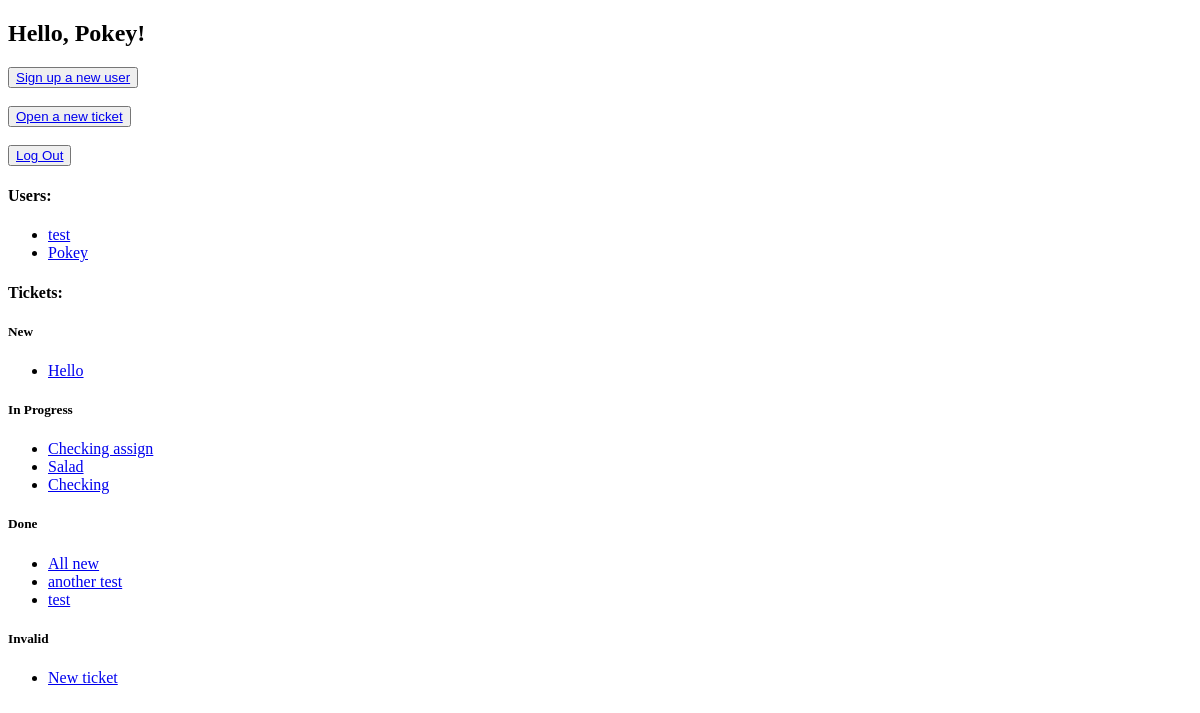
/ (signed in), run on an earlier commit of the app's database.
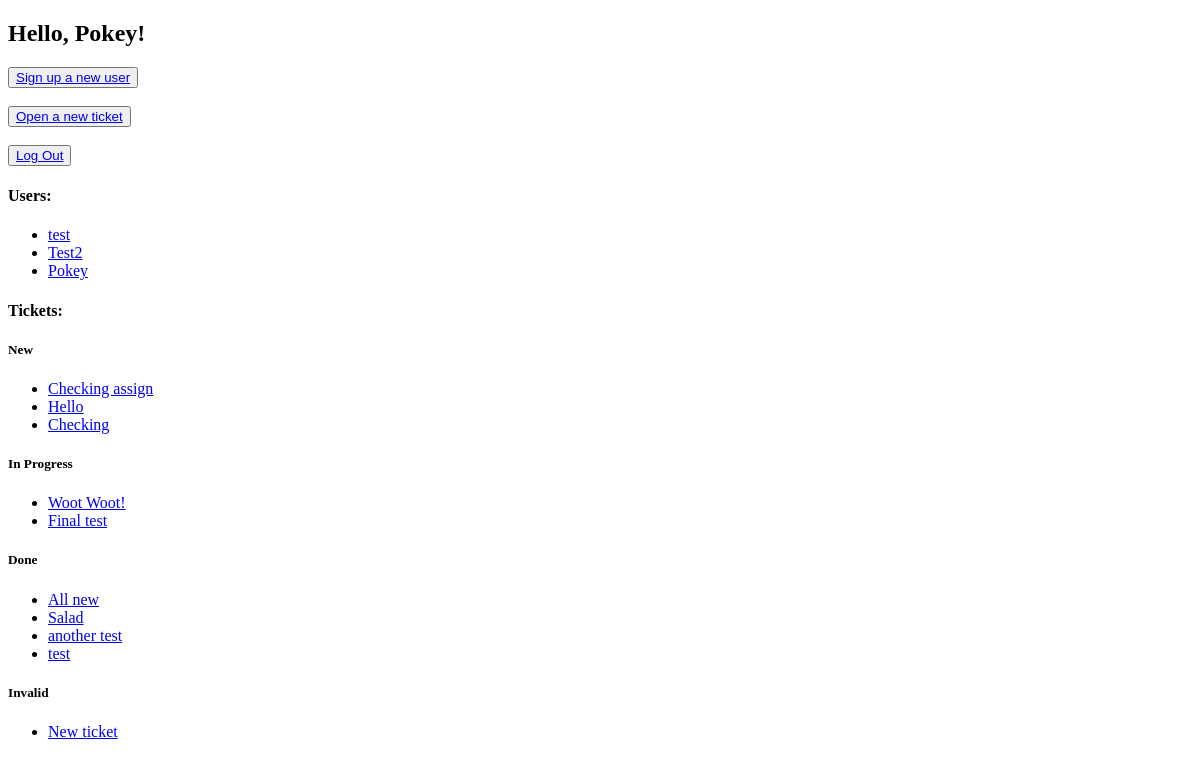
And on a later commit of the database.
### bugs_app/models.py (models this page shows)
class MyUser(AbstractUser):
    display_name = models.CharField(blank=True, null=True, max_length=80)

class Ticket(models.Model):
    OPTIONS = (('N', 'New'), ('P', 'In Progress'), ('D', 'Done'), ('I', 'Invalid'))
    status = models.CharField(max_length=1, choices=OPTIONS)
    title = models.CharField(max_length=80)
    time_created = models.DateTimeField(default=timezone.now)
    description = models.TextField()
    creator = models.ForeignKey(MyUser, null=True, unique=False, related_name="creator", on_delete=models.SET_NULL)
    owner = models.ForeignKey(MyUser, null=True, unique=False, related_name="owner", on_delete=models.SET_NULL)
    last_owner = models.ForeignKey(MyUser, null=True, unique=False, related_name="last_owner", on_delete=models.SET_NULL)

### bugs_app/views.py (the view)
# urls.py: path('', views.index, name="homepage"),
@login_required
def index(request):
    tickets = Ticket.objects.all().order_by('-time_created')
    users = MyUser.objects.all().order_by('-display_name')
    return render(request, 'index.html', {"tickets": tickets, "users": users})

### templates/index.html (shortened to what this page needs)
<!DOCTYPE html>
<html lang="en">
  <head>
  </head>
  <body>
    <div>
      {% if request.user.is_authenticated %}
      <h2>Hello, {{ request.user.display_name }}!</h2>
      {% if request.user.is_staff %}
      <button>
          <a href="/signup/">Sign up a new user</a>
      </button>
      {% endif %}
      <button>
        <a href="/newticket/">Open a new ticket</a>
      </button>
      <button>
        <a href="/logout/">Log Out</a>
      </button>
      {% else %}
      <button>
        <a href="/login/">Log In</a>
      </button>
      {% endif %}
    </div>
<div>
<h4>Users:</h4>
<ul>
{% for user in users %}
<li>
    <a href="/user/{{ user.id }}/">{{ user.display_name }}</a>
</li>
{% endfor %}
</ul>
</div>
    <div>
        <h4>Tickets:</h4>
    <div>
        <h5>New</h5>
        <ul>
          {% for ticket in tickets %}
          {% if ticket.status == 'N' %}
          <li>
            <a href="/ticket/{{ ticket.id }}/"
              >{{ ticket.title }}
            </a>
          </li>
          {% endif %}
          {% endfor %}
        </ul>
      </div>
      <div>
        <h5>In Progress</h5>
        <ul>
          {% for ticket in tickets %}
          {% if ticket.status == 'P' %}
          <li>
            <a href="/ticket/{{ ticket.id }}/"
              >{{ ticket.title }}
            </a>
          </li>
          {% endif %}
          {% endfor %}
        </ul>
      </div>
      <div>
        <h5>Done</h5>
        <ul>
          {% for ticket in tickets %}
          {% if ticket.status == 'D' %}
          <li>
            <a href="/ticket/{{ ticket.id }}/"
              >{{ ticket.title }}
            </a>
          </li>
          {% endif %}
          {% endfor %}
        </ul>
      </div>
      <div>
        <h5>Invalid</h5>
        <ul>
          {% for ticket in tickets %}
          {% if ticket.status == 'I' %}
          <li>
            <a href="/ticket/{{ ticket.id }}/"
              >{{ ticket.title }}
            </a>
          </li>
          {% endif %}
          {% endfor %}
        </ul>
      </div>
    </div>
  </body>
</html>

What changed in the data, as far as the page shows it:
added MyUser: display_name "Test2"
changed Ticket "Checking assign": moves from the list under "In Progress" to the list under "New"
changed Ticket "Checking": moves from the list under "In Progress" to the list under "New"
added Ticket: title "Woot Woot!", shown under "In Progress"
added Ticket: title "Final test", shown under "In Progress"
changed Ticket "Salad": moves from the list under "In Progress" to the list under "Done"
